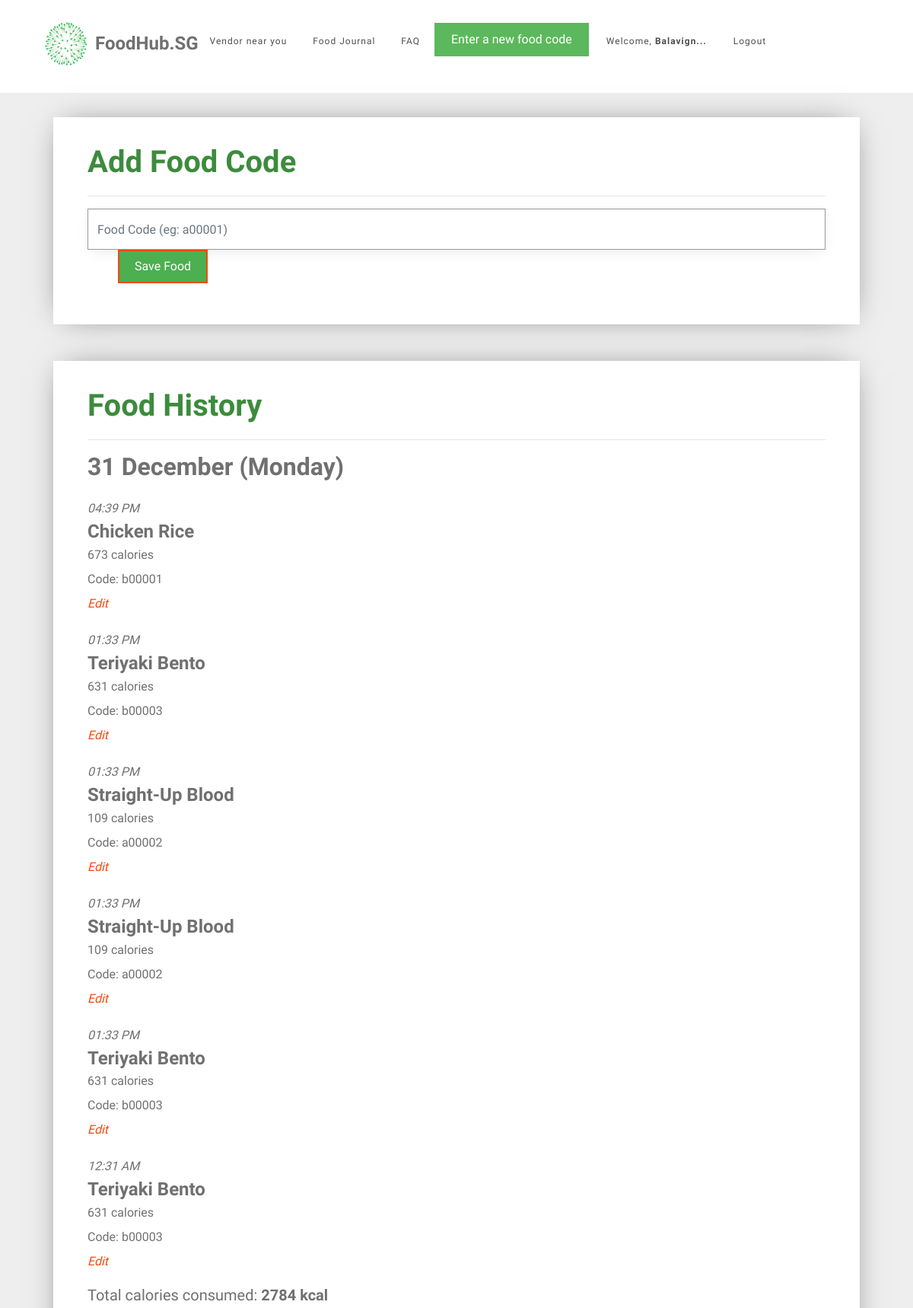
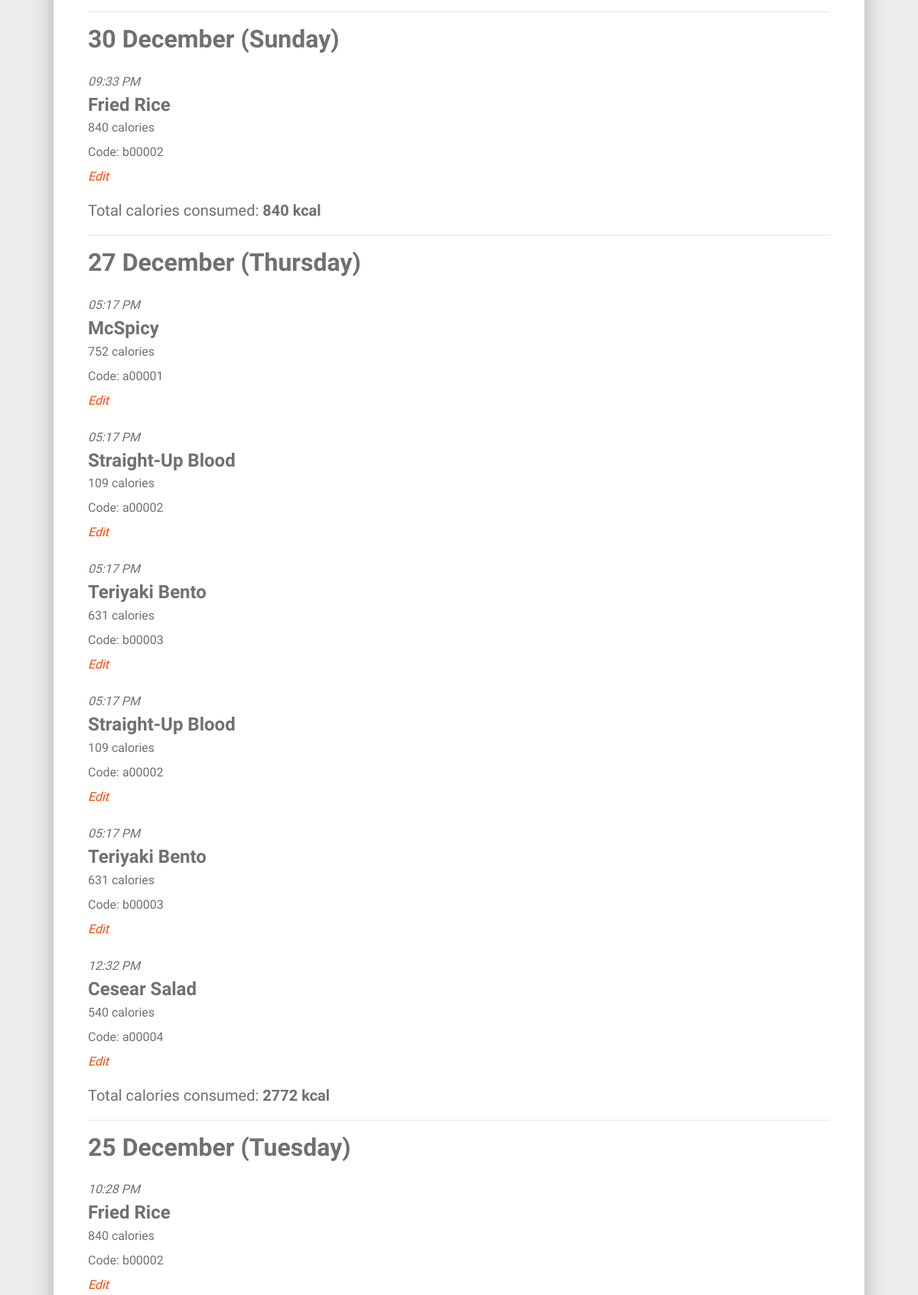
The app's page /food_journal (signed in, upper part) with its own data (2 pictures, top to bottom).
### tables this page shows
CREATE TABLE "food_entry" (
	`id`	INTEGER PRIMARY KEY AUTOINCREMENT,
	`creator_id`	INTEGER NOT NULL,
	`created`	TIMESTAMP NOT NULL DEFAULT (datetime('now','localtime')),
	`food_code`	VARCHAR ( 6 ) NOT NULL,
	`food_name`	TEXT NOT NULL,
	`calories`	INT NOT NULL,
	FOREIGN KEY(`creator_id`) REFERENCES `user`(`id`)
);

### foodhubsg/food.py (the view, shortened to what this page needs)
@bp.route('/food_journal', methods=('GET', 'POST'))
@login_required
def food_journal():
    db = get_db()
    food_items = db.execute(
        'SELECT f.id, creator_id, food_name, created, calories, food_code, email'
        ' FROM food_entry f JOIN user u ON f.creator_id = u.id'
        ' WHERE f.creator_id = ?'
        ' ORDER BY datetime(created) DESC',
        (g.user['id'],),
    ).fetchall()
    users = db.execute(
        'SELECT id, name, email, password, height, weight'
        ' FROM user'
        ' WHERE id = ?',
        (g.user['id'],),
    ).fetchall()
    for user in users:
        weight = user['weight']
        height = user['height']
        name = user['name']
    bmi = weight / height ** height
    bmi = int(bmi)
    all_dates = []
    food_dates = []
    calories_list = []
    user_average_calories = 0
    number_of_days = 0
    if food_items == []:
        food_exists = 0
    else:
        food_exists = 1
    for food in food_items:
        food_date = food['created'].strftime('%d-%m-%y')
        all_dates.append(food_date)
    all_dates = remove_duplicates(all_dates)
    for date in all_dates:
        current_date_food = []
        current_date_calories = []
        for food in food_items:
            if date == food['created'].strftime('%d-%m-%y'):
                current_date_food.append(food)
                current_date_calories.append(food['calories'])
            else:
                continue
        food_dates.append(current_date_food)
        current_date_calories = sum(current_date_calories)
        calories_list.append(current_date_calories)
        number_of_days = len(calories_list)
        user_average_calories = int(sum(calories_list)/number_of_days)
    return render_template('food/food_journal.html',
                           food_dates=food_dates, all_dates=all_dates, calories_list=calories_list, name=name,
                           weight=weight, height=height, bmi=bmi, user_average_calories=user_average_calories,
                           number_of_days=number_of_days, food_exists=food_exists)

### foodhubsg/auth.py (called while the page is built)
def login_required(view):
    @functools.wraps(view)
    def wrapped_view(**kwargs):
        if g.user is None:
            return redirect(url_for('auth.login'))
        return view(**kwargs)
    return wrapped_view

@bp.before_app_request
def load_logged_in_user():
    user_id = session.get('user_id')
    if user_id is None:
        g.user = None
    else:
        g.user = get_db().execute(
            'SELECT * FROM user WHERE id = ?', (user_id,)
        ).fetchone()

### foodhubsg/db.py (called while the page is built)
def get_db():
    if 'db' not in g:
        g.db = sqlite3.connect(
            current_app.config['DATABASE'],
            detect_types=sqlite3.PARSE_DECLTYPES
        )
        g.db.row_factory = sqlite3.Row
    return g.db

### foodhubsg/food.py (called while the page is built)
def remove_duplicates(values):
    output = []
    seen = set()
    for value in values:
        if value not in seen:
            output.append(value)
            seen.add(value)
    return output

### foodhubsg/templates/food/food_journal.html (shortened to what this page needs)
{% extends 'base.html' %}
{% block content %}
<div id="colorlib-container">
    <div class="container">
        <div class="box1">
        <div class="row row-pb-md">
            <div class="col-md-12">
                <form method="post">
                    <header id="summary-header">
                        <h1 class="font_color"><b>Add Food Code</b></h1>
                        <hr>
                    </header>
                    <input name="code" id="code" class="form-control" value="{{ request.form['code'] }}" placeholder="Food Code (eg: a00001)" required>
                    <div class="row form-group" id="register-button">
                        <input type="submit" value="Save Food" class="btn btn-primary" style="background-color: #4CAF50;">
                    </div>
                </form>
            </div>
        </div>
        </div>
        <div class="box1">
        <div class="row row-pb-md">
            <div class="col-md-12">
                <header>
                    <h1 class="font_color"><b>Food History</b></h1>
                    <hr>
                </header>
                {% if food_exists == 0 %}
                    <article class="food-journal">
                        <header>
                            <div class="food-subsection">
                                <h4 style="margin-bottom: 0"><b>No food added to list</b></h4>
                            </div>
                        </header>
                    </article>
                {% else %}
                {% for date in food_dates %}
                    {% set example_food = date[0] %}
                    {% set example_date = example_food['created'].strftime('%d %B (%A)') %}
                    <h2> <b>{{ example_date }}</b> </h2>
                    {% for food in date %}
                        <article class="food-journal">
                            <header>
                                <div class="food-subsection">
                                    <div id="time-created"> <i>{{ food['created'].strftime('%I:%M %p') }}</i> </div>
                                    <h4 style="margin-bottom: 0"><b>{{ food['food_name'] }}</b></h4>
                                    <div class="about"> {{ food['calories'] }} calories <br> Code: <b> {{ food['food_code'] }} </b>
                                    <br>
                                    <div id="edit-link"><a class="action" href="{{ url_for('food.edit_food', id = food['id']) }}"><i>Edit</i></a></div>
                                    </div>
                                </div>
                            </header>
                        </article>
                    {% endfor %}
                    <h5>Total calories consumed: <b> {{ calories_list[loop.index - 1] }} kcal </b> </h5>
                    <hr>
                {% endfor %}
                {% endif %}
            </div>
            </div>
        </div>
        </div>
    </div>
{% endblock %}

### foodhubsg/static/css/style.css (style rules this page uses)
#register-button { padding-left: 55px; }
.box1 { background: #ffffff; padding: 20px; box-shadow: 0 0 40px -15px rgba(0,0,0,0.75); }
.font_color { color: #3d8b3d; }
a { color: #F6490D; -webkit-transition: 0.5s; -o-transition: 0.5s; transition: 0.5s; }
h1, h2, h3, h4, h5, h6, figure { color: #707070; font-weight: 400; margin: 0 0 20px 0; }
#colorlib-container, #colorlib-instagram, #colorlib-about, #colorlib-contact, #colorlib-footer { padding: 2em 0; clear: both; }
.form-control { -webkit-box-shadow: none; -moz-box-shadow: none; -ms-box-shadow: none; -o-box-shadow: none; box-shadow: none; border: none; font-size: 16px !important; font-weight: 300; -webkit-border-radius: 0px; -moz-border-radius: 0px; -ms-border-radius: 0px; border-radius: 0px; }
.form-group { margin-bottom: 10px; }
.btn { margin-right: 4px; margin-bottom: 4px; font-size: 16px; font-weight: 400; -webkit-border-radius: 30px; -moz-border-radius: 30px; -ms-border-radius: 30px; border-radius: 30px; -webkit-transition: 0.5s; -o-transition: 0.5s; transition: 0.5s; padding: 8px 20px; }
.btn-primary { background: #F6490D; color: #fff; border: 2px solid #F6490D; }
.form-control { -webkit-box-shadow: none; box-shadow: none; background: transparent; border: 1px solid rgba(0, 0, 0, 0.1); height: 54px; font-size: 18px; font-weight: 300; }
.row-pb-md { padding: 2em !important; }
.btn-primary { border-radius: 0; }
.btn { border-radius: 0; }
.food-subsection { margin: 0.7em 0 1.0em 0; }
.form-control { border-width: 0.2px; border-color: #999999; box-shadow: 0 5px 20px -5px rgba(0,0,0,0.1); }
.box1 { background: #ffffff; padding: 0.5em; margin-bottom: 3em; box-shadow: 0 0 40px -15px rgba(0,0,0,0.6); }
.row.row-pb-md { margin: -5px -10px 0 -10px; }
.container { padding-right: 2.5em; padding-left: 2.5em; }

### records on screen
food_entry: example_date "31 December (Monday)", created "04:39 PM", food_name "Chicken Rice", calories "673", food_code "b00001", calories_list "2784"
food_entry: created "01:33 PM", food_name "Teriyaki Bento", calories "631", food_code "b00003"
food_entry: created "01:33 PM", food_name "Straight-Up Blood", calories "109", food_code "a00002"
food_entry: created "01:33 PM", food_name "Straight-Up Blood", calories "109", food_code "a00002"
food_entry: created "01:33 PM", food_name "Teriyaki Bento", calories "631", food_code "b00003"
food_entry: created "12:31 AM", food_name "Teriyaki Bento", calories "631", food_code "b00003"
food_entry: example_date "30 December (Sunday)", created "09:33 PM", food_name "Fried Rice", calories "840", food_code "b00002"
food_entry: example_date "27 December (Thursday)", created "05:17 PM", food_name "McSpicy", calories "752", food_code "a00001", calories_list "2772"
food_entry: created "05:17 PM", food_name "Straight-Up Blood", calories "109", food_code "a00002"
food_entry: created "05:17 PM", food_name "Teriyaki Bento", calories "631", food_code "b00003"
food_entry: created "05:17 PM", food_name "Straight-Up Blood", calories "109", food_code "a00002"
food_entry: created "05:17 PM", food_name "Teriyaki Bento", calories "631", food_code "b00003"
food_entry: created "12:32 PM", food_name "Cesear Salad", calories "540", food_code "a00004"
food_entry: example_date "25 December (Tuesday)", created "10:28 PM", food_name "Fried Rice", calories "840", food_code "b00002"
